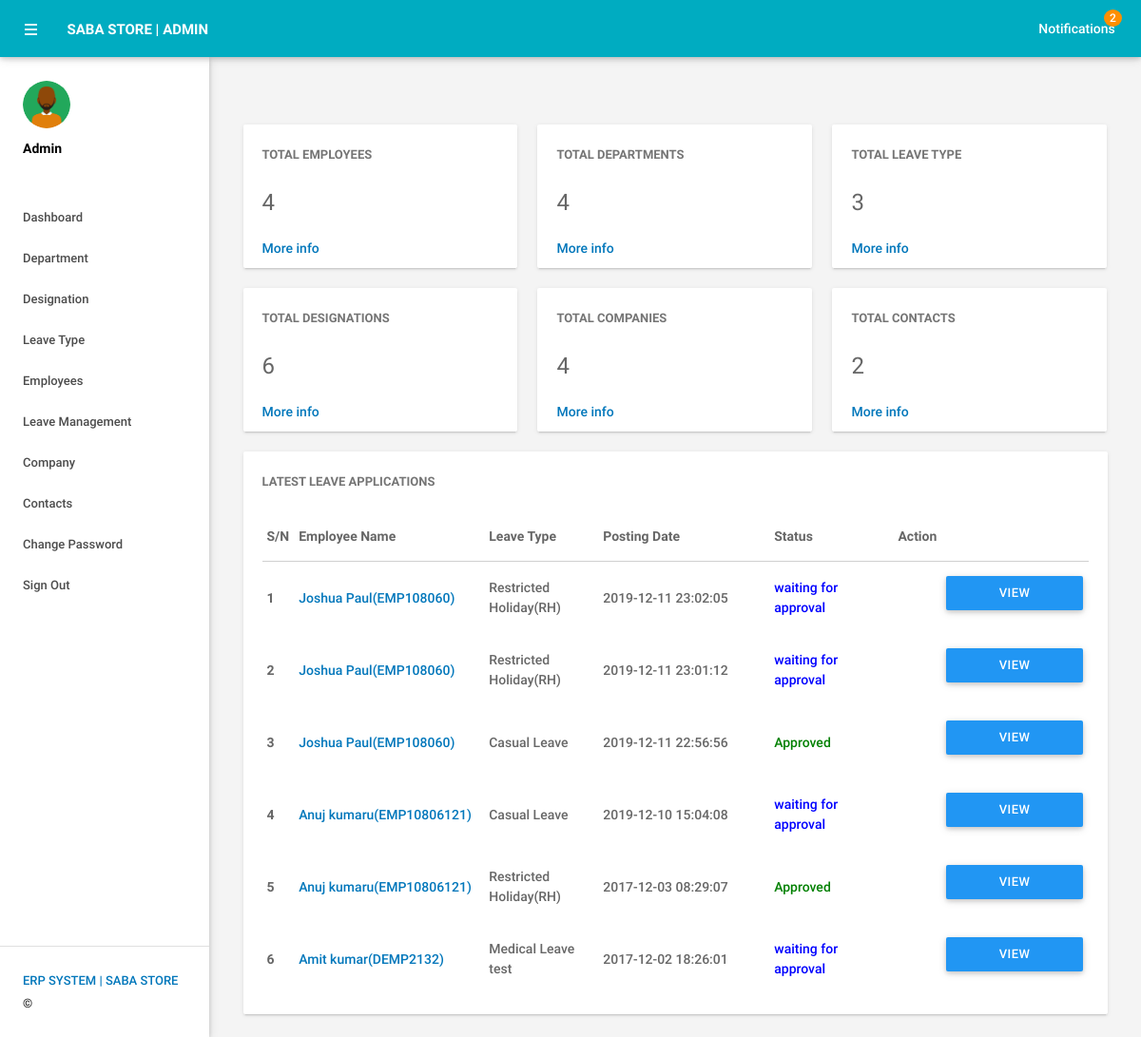
Screenshot of /admin/dashboard.php (signed in) with the database file from the repository.
### tables this page shows
CREATE TABLE IF NOT EXISTS `tblleaves` (
  `id` int(11) NOT NULL AUTO_INCREMENT,
  `LeaveType` varchar(110) NOT NULL,
  `ToDate` varchar(120) NOT NULL,
  `FromDate` varchar(120) NOT NULL,
  `Description` mediumtext NOT NULL,
  `PostingDate` timestamp NOT NULL DEFAULT CURRENT_TIMESTAMP,
  `AdminRemark` mediumtext,
  `AdminRemarkDate` varchar(120) DEFAULT NULL,
  `Status` int(1) NOT NULL,
  `IsRead` int(1) NOT NULL,
  `empid` int(11) DEFAULT NULL,
  PRIMARY KEY (`id`),
  KEY `UserEmail` (`empid`)
);

CREATE TABLE IF NOT EXISTS `tblemployees` (
  `id` int(11) NOT NULL AUTO_INCREMENT,
  `EmpId` varchar(100) NOT NULL,
  `FirstName` varchar(150) NOT NULL,
  `LastName` varchar(150) NOT NULL,
  `EmailId` varchar(200) NOT NULL,
  `Password` varchar(180) NOT NULL,
  `Gender` varchar(100) NOT NULL,
  `Dob` varchar(100) NOT NULL,
  `Department` varchar(255) NOT NULL,
  `Address` varchar(255) NOT NULL,
  `City` varchar(200) NOT NULL,
  `Country` varchar(150) NOT NULL,
  `Phonenumber` char(11) NOT NULL,
  `Status` int(1) NOT NULL,
  `RegDate` timestamp NOT NULL DEFAULT CURRENT_TIMESTAMP,
  PRIMARY KEY (`id`)
);

### admin/dashboard.php (the view, shortened to what this page needs)
<?php
include('includes/config.php');
if(strlen($_SESSION['alogin'])==0)
    {
header('location:index.php');
}
else{
?>
<!DOCTYPE html>
<html lang="en">
    <head>
        <link type="text/css" rel="stylesheet" href="../assets/plugins/materialize/css/materialize.min.css"/>
        <link href="../assets/plugins/metrojs/MetroJs.min.css" rel="stylesheet">
        <link href="../assets/plugins/weather-icons-master/css/weather-icons.min.css" rel="stylesheet">
        <link href="../assets/css/alpha.min.css" rel="stylesheet" type="text/css"/>
        <link href="../assets/css/custom.css" rel="stylesheet" type="text/css"/>
    </head>
    <body>
           <?php include('includes/header.php');?>
       <?php include('includes/sidebar.php');?>
            <main class="mn-inner">
                <div class="middle-content">
                    <div class="row no-m-t no-m-b">
                    <div class="col s12 m12 l4">
                        </div>
                    </div>
                </div>
                    <div class="row no-m-t no-m-b">
                    <div class="col s12 m12 l4">
                        <div class="card stats-card">
                            <div class="card-content">
                                <span class="card-title">Total Employees</span>
                                <span class="stats-counter">
<?php
$sql = "SELECT id from tblemployees";
$query = $dbh -> prepare($sql);
$query->execute();
$empcount=$query->rowCount();
?>
                                    <span class="counter"><?php echo htmlentities($empcount);?></span></span>
                            </div>
							 <div class="icon">
            <a href="manageemployee.php" class="small-box-footer" style="margin-left: 20px">More info <i class="fa fa-arrow-circle-right"></i></a> </div>
                            <div id="sparkline-bar"></div>
                        </div>
                    </div>
                        <div class="col s12 m12 l4">
                        <div class="card stats-card">
                            <div class="card-content">
                                <span class="card-title">Total Departments </span>
    <?php
$sql = "SELECT id from tbldepartments";
$query = $dbh -> prepare($sql);
$query->execute();
$dptcount=$query->rowCount();
?>
                                <span class="stats-counter"><span class="counter"><?php echo htmlentities($dptcount);?></span></span>
                            </div>
							 <div class="icon">
            <a href="managedepartments.php" class="small-box-footer" style="margin-left: 20px">More info <i class="fa fa-arrow-circle-right"></i></a> </div>
                            <div id="sparkline-line"></div>
                        </div>
                    </div>
                    <div class="col s12 m12 l4">
                        <div class="card stats-card">
                            <div class="card-content">
                                <span class="card-title">Total Leave Type</span>
                                    <?php
$sql = "SELECT id from  tblleavetype";
$query = $dbh -> prepare($sql);
$query->execute();
$leavtypcount=$query->rowCount();
?>
                                <span class="stats-counter"><span class="counter"><?php echo htmlentities($leavtypcount);?></span></span>
                            </div>
							<div class="icon">
            <a href="managecontact.php" class="small-box-footer" style="margin-left: 20px">More info <i class="fa fa-arrow-circle-right"></i></a> </div>
                            <div id="sparkline-line"></div>
                        </div>
                    </div>
                </div>
<div class="row no-m-t no-m-b">
                    <div class="col s12 m12 l4">
                        <div class="card stats-card">
                            <div class="card-content">
                                <span class="card-title">Total Designations</span>
                                <span class="stats-counter">
<?php
$sql = "SELECT id from tbldesignation";
$query = $dbh -> prepare($sql);
$query->execute();
$desgcount=$query->rowCount();
?>
                                    <span class="counter"><?php echo htmlentities($desgcount);?></span></span>
                            </div>
							 <div class="icon">
            <a href="managedesignation.php" class="small-box-footer" style="margin-left: 20px">More info <i class="fa fa-arrow-circle-right"></i></a> </div>
                            <div id="sparkline-bar"></div>
                        </div>
                    </div>
                        <div class="col s12 m12 l4">
                        <div class="card stats-card">
                            <div class="card-content">
                                <span class="card-title">Total Companies </span>
    <?php
$sql = "SELECT id from tblcompany";
$query = $dbh -> prepare($sql);
$query->execute();
$comcount=$query->rowCount();
?>
                                <span class="stats-counter"><span class="counter"><?php echo htmlentities($comcount);?></span></span>
                            </div>
							 <div class="icon">
            <a href="managecompany.php" class="small-box-footer" style="margin-left: 20px">More info <i class="fa fa-arrow-circle-right"></i></a> </div>
                            <div id="sparkline-line"></div>
                        </div>
                    </div>
                    <div class="col s12 m12 l4">
                        <div class="card stats-card">
                            <div class="card-content">
                                <span class="card-title">Total Contacts</span>
                                    <?php
$sql = "SELECT id from  tblcontact";
$query = $dbh -> prepare($sql);
$query->execute();
$leavtypcount=$query->rowCount();
?>
                                <span class="stats-counter"><span class="counter"><?php echo htmlentities($leavtypcount);?></span></span>
                            </div>
							<div class="icon">
            <a href="managecontact.php" class="small-box-footer" style="margin-left: 20px">More info <i class="fa fa-arrow-circle-right"></i></a> </div>
                            <div id="sparkline-line"></div>
                        </div>
                    </div>
                </div>
                    <div class="row no-m-t no-m-b">
                        <div class="col s12 m12 l12">
                            <div class="card invoices-card">
                                <div class="card-content">
                                    <span class="card-title">Latest Leave Applications</span>
                             <table id="example" class="display responsive-table ">
                                    <thead>
                                        <tr>
                                            <th>S/N</th>
                                            <th width="200">Employee Name</th>
                                            <th width="120">Leave Type</th>
                                             <th width="180">Posting Date</th>
                                            <th>Status</th>
                                            <th align="center">Action</th>
                                        </tr>
                                    </thead>
                                    <tbody>
<?php $sql = "SELECT tblleaves.id as lid,tblemployees.FirstName,tblemployees.LastName,tblemployees.EmpId,tblemployees.id,tblleaves.LeaveType,tblleaves.PostingDate,tblleaves.Status from tblleaves join tblemployees on tblleaves.empid=tblemployees.id order by lid desc limit 6";
$query = $dbh -> prepare($sql);
$query->execute();
$results=$query->fetchAll(PDO::FETCH_OBJ);
$cnt=1;
if($query->rowCount() > 0)
{
foreach($results as $result)
{
      ?>
                                        <tr>
                                            <td> <b><?php echo htmlentities($cnt);?></b></td>
                                              <td><a href="editemployee.php?empid=<?php echo htmlentities($result->id);?>" target="_blank"><?php echo htmlentities($result->FirstName." ".$result->LastName);?>(<?php echo htmlentities($result->EmpId);?>)</a></td>
                                            <td><?php echo htmlentities($result->LeaveType);?></td>
                                            <td><?php echo htmlentities($result->PostingDate);?></td>
                                                                       <td><?php $stats=$result->Status;
if($stats==1){
                                             ?>
                                                 <span style="color: green">Approved</span>
                                                 <?php } if($stats==2)  { ?>
                                                 <?php } if($stats==0)  { ?>
 <span style="color: blue">waiting for approval</span>
 <?php } ?>
                                             </td>
          <td>
           <td><a href="leave-details.php?leaveid=<?php echo htmlentities($result->lid);?>" class="waves-effect waves-light btn blue m-b-xs"  > View Details</a></td>
                                    </tr>
                                         <?php $cnt++;} }?>
                                    </tbody>
                                </table>
                                </div>
                            </div>
                        </div>
                    </div>
                </div>
    </body>
</html>
<?php } ?>

### rows the page displays
tblleaves: tblemployees.FirstName+LastName "Joshua Paul", tblemployees.EmpId "EMP108060", LeaveType "Restricted Holiday(RH)", PostingDate "2019-12-11 23:02:05", Status "waiting for approval"
tblleaves: tblemployees.FirstName+LastName "Joshua Paul", tblemployees.EmpId "EMP108060", LeaveType "Restricted Holiday(RH)", PostingDate "2019-12-11 23:01:12", Status "waiting for approval"
tblleaves: tblemployees.FirstName+LastName "Joshua Paul", tblemployees.EmpId "EMP108060", LeaveType "Casual Leave", PostingDate "2019-12-11 22:56:56", Status "Approved"
tblleaves: tblemployees.FirstName+LastName "Anuj kumaru", tblemployees.EmpId "EMP10806121", LeaveType "Casual Leave", PostingDate "2019-12-10 15:04:08", Status "waiting for approval"
tblleaves: tblemployees.FirstName+LastName "Anuj kumaru", tblemployees.EmpId "EMP10806121", LeaveType "Restricted Holiday(RH)", PostingDate "2017-12-03 08:29:07", Status "Approved"
tblleaves: tblemployees.FirstName+LastName "Amit kumar", tblemployees.EmpId "DEMP2132", LeaveType "Medical Leave test", PostingDate "2017-12-02 18:26:01", Status "waiting for approval"

### other values shown
$unreadcount "2"
$empcount "4"
$dptcount "4"
$leavtypcount "3"
$desgcount "6"
$comcount "4"
$leavtypcount "2"
